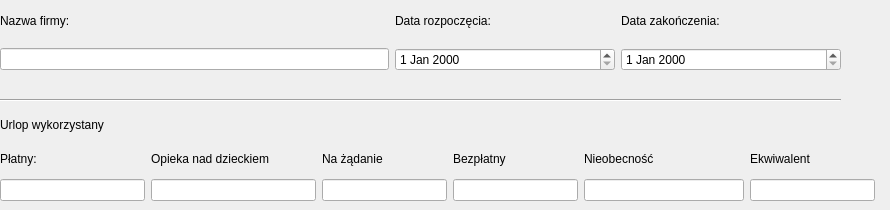
                   <widget class="QWidget" name="worker_workHistory">
                    <property name="minimumSize">
                     <size>
                      <width>0</width>
                      <height>0</height>
                     </size>
                    </property>
                    <widget class="QWidget" name="gridLayoutWidget_2">
                     <property name="geometry">
                      <rect>
                       <x>0</x>
                       <y>0</y>
                       <width>841</width>
                       <height>71</height>
                      </rect>
                     </property>
                     <layout class="QGridLayout" name="gridLayout_5">
                      <item row="1" column="0">
                       <widget class="QLineEdit" name="le_WH_CompanyName">
                        <property name="maximumSize">
                         <size>
                          <width>16777215</width>
                          <height>16777215</height>
                         </size>
                        </property>
                       </widget>
                      </item>
                      <item row="0" column="0">
                       <widget class="QLabel" name="lb_WH_CompanyName">
                        <property name="maximumSize">
                         <size>
                          <width>16777215</width>
                          <height>16777215</height>
                         </size>
                        </property>
                        <property name="text">
                         <string>Nazwa firmy:</string>
                        </property>
                       </widget>
                      </item>
                      <item row="0" column="1">
                       <widget class="QLabel" name="lb_WH_dateStart">
                        <property name="maximumSize">
                         <size>
                          <width>16777215</width>
                          <height>16777215</height>
                         </size>
                        </property>
                        <property name="text">
                         <string>Data rozpoczęcia:</string>
                        </property>
                       </widget>
                      </item>
                      <item row="0" column="2">
                       <widget class="QLabel" name="lb_WH_dateEnd">
                        <property name="maximumSize">
                         <size>
                          <width>16777215</width>
                          <height>16777215</height>
                         </size>
                        </property>
                        <property name="text">
                         <string>Data zakończenia:</string>
                        </property>
                       </widget>
                      </item>
                      <item row="1" column="1">
                       <widget class="QDateEdit" name="date_WH_Start">
                        <property name="minimumSize">
                         <size>
                          <width>220</width>
                          <height>0</height>
                         </size>
                        </property>
                        <property name="maximumSize">
                         <size>
                          <width>220</width>
                          <height>16777215</height>
                         </size>
                        </property>
                       </widget>
                      </item>
                      <item row="1" column="2">
                       <widget class="QDateEdit" name="date_WH_End">
                        <property name="minimumSize">
                         <size>
                          <width>220</width>
                          <height>0</height>
                         </size>
                        </property>
                        <property name="maximumSize">
                         <size>
                          <width>220</width>
                          <height>16777215</height>
                         </size>
                        </property>
                       </widget>
                      </item>
                     </layout>
                    </widget>
                    <widget class="QWidget" name="gridLayoutWidget_3">
                     <property name="geometry">
                      <rect>
                       <x>0</x>
                       <y>110</y>
                       <width>881</width>
                       <height>91</height>
                      </rect>
                     </property>
                     <layout class="QGridLayout" name="gridLayout_6">
                      <item row="1" column="2">
                       <widget class="QLabel" name="lb_requested">
                        <property name="text">
                         <string>Na żądanie</string>
                        </property>
                       </widget>
                      </item>
                      <item row="1" column="1">
                       <widget class="QLabel" name="lb_childcare">
                        <property name="text">
                         <string>Opieka nad dzieckiem</string>
                        </property>
                       </widget>
                      </item>
                      <item row="1" column="4">
                       <widget class="QLabel" name="lb_absence">
                        <property name="minimumSize">
                         <size>
                          <width>160</width>
                          <height>0</height>
                         </size>
                        </property>
                        <property name="maximumSize">
                         <size>
                          <width>160</width>
                          <height>16777215</height>
                         </size>
                        </property>
                        <property name="text">
                         <string>Nieobecność</string>
                        </property>
                       </widget>
                      </item>
                      <item row="0" column="0">
                       <widget class="QLabel" name="lb_urlopUsed">
                        <property name="text">
                         <string>Urlop wykorzystany</string>
                        </property>
                       </widget>
                      </item>
                      <item row="1" column="0">
                       <widget class="QLabel" name="lb_paidLeave">
                        <property name="text">
                         <string>Płatny:</string>
                        </property>
                       </widget>
                      </item>
                      <item row="1" column="5">
                       <widget class="QLabel" name="lb_equivalent">
                        <property name="text">
                         <string>Ekwiwalent</string>
                        </property>
                       </widget>
                      </item>
                      <item row="1" column="3">
                       <widget class="QLabel" name="lb_unpaid">
                        <property name="text">
                         <string>Bezpłatny</string>
                        </property>
                       </widget>
                      </item>
                      <item row="2" column="0">
                       <widget class="QLineEdit" name="le_WH_PaidLeave">
                        <property name="minimumSize">
                         <size>
                          <width>145</width>
                          <height>0</height>
                         </size>
                        </property>
                        <property name="maximumSize">
                         <size>
                          <width>125</width>
                          <height>16777215</height>
                         </size>
                        </property>
                       </widget>
                      </item>
                      <item row="2" column="1">
                       <widget class="QLineEdit" name="le_WH_Childcare">
                        <property name="minimumSize">
                         <size>
                          <width>125</width>
                          <height>0</height>
                         </size>
                        </property>
                        <property name="maximumSize">
                         <size>
                          <width>165</width>
                          <height>16777215</height>
                         </size>
                        </property>
                       </widget>
                      </item>
                      <item row="2" column="2">
                       <widget class="QLineEdit" name="le_WH_Requested">
                        <property name="minimumSize">
                         <size>
                          <width>125</width>
                          <height>0</height>
                         </size>
                        </property>
                        <property name="maximumSize">
                         <size>
                          <width>125</width>
                          <height>16777215</height>
                         </size>
                        </property>
                       </widget>
                      </item>
                      <item row="2" column="3">
                       <widget class="QLineEdit" name="le_WH_Unpaid">
                        <property name="minimumSize">
                         <size>
                          <width>125</width>
                          <height>0</height>
                         </size>
                        </property>
                        <property name="maximumSize">
                         <size>
                          <width>125</width>
                          <height>16777215</height>
                         </size>
                        </property>
                       </widget>
                      </item>
                      <item row="2" column="4">
                       <widget class="QLineEdit" name="le_WH_Absence">
                        <property name="maximumSize">
                         <size>
                          <width>160</width>
                          <height>16777215</height>
                         </size>
                        </property>
                       </widget>
                      </item>
                      <item row="2" column="5">
                       <widget class="QLineEdit" name="le_WH_Equivalent">
                        <property name="minimumSize">
                         <size>
                          <width>125</width>
                          <height>0</height>
                         </size>
                        </property>
                        <property name="maximumSize">
                         <size>
                          <width>125</width>
                          <height>16777215</height>
                         </size>
                        </property>
                       </widget>
                      </item>
                     </layout>
                    </widget>
                    <widget class="Line" name="line">
                     <property name="geometry">
                      <rect>
                       <x>0</x>
                       <y>80</y>
                       <width>841</width>
                       <height>41</height>
                      </rect>
                     </property>
                     <property name="orientation">
                      <enum>Qt::Horizontal</enum>
                     </property>
                    </widget>
                   </widget>
